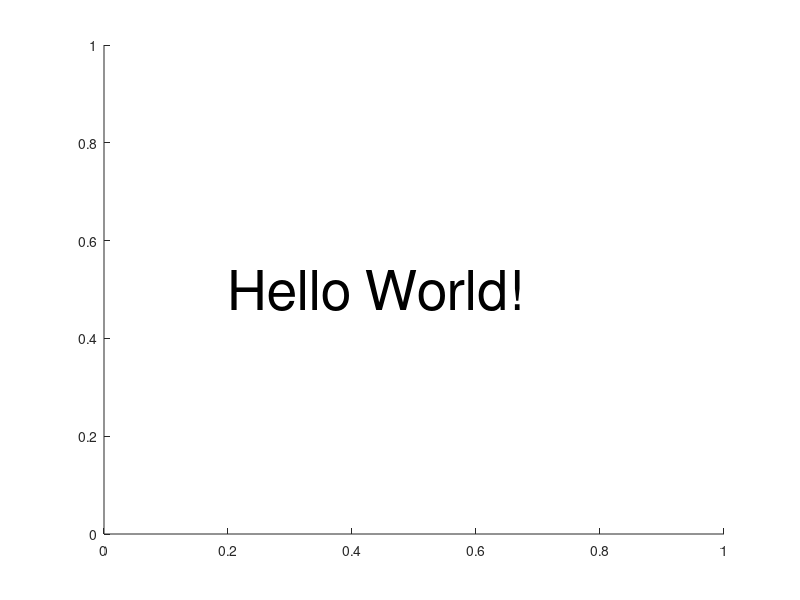

Reproduce this figure in MATLAB. (Note: this script raises an error after producing the figure.)
function res = helloworld
%res = 'Hello World!';
h=figure('Visible','off');
text(0.2,0.5,'Hello World!','fontsize',40);
res = webfigure(h);
end

